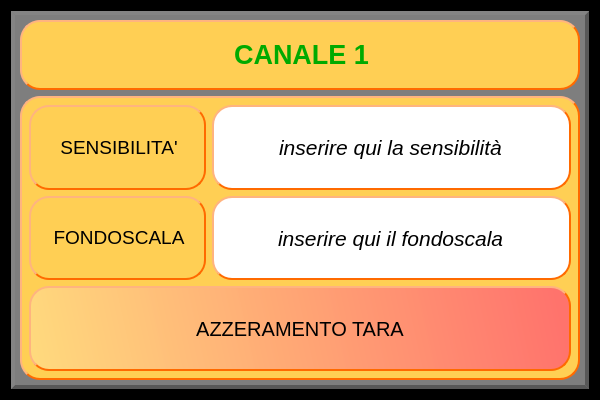
<?xml version="1.0" encoding="UTF-8"?>
<ui version="4.0">
 <class>Canale_1_Setup</class>
 <widget class="QDialog" name="Canale_1_Setup">
  <property name="windowModality">
   <enum>Qt::WindowModal</enum>
  </property>
  <property name="enabled">
   <bool>true</bool>
  </property>
  <property name="geometry">
   <rect>
    <x>0</x>
    <y>0</y>
    <width>600</width>
    <height>400</height>
   </rect>
  </property>
  <property name="sizePolicy">
   <sizepolicy hsizetype="Fixed" vsizetype="Fixed">
    <horstretch>0</horstretch>
    <verstretch>0</verstretch>
   </sizepolicy>
  </property>
  <property name="minimumSize">
   <size>
    <width>600</width>
    <height>400</height>
   </size>
  </property>
  <property name="maximumSize">
   <size>
    <width>600</width>
    <height>400</height>
   </size>
  </property>
  <property name="baseSize">
   <size>
    <width>600</width>
    <height>400</height>
   </size>
  </property>
  <property name="windowTitle">
   <string>Dialog</string>
  </property>
  <property name="autoFillBackground">
   <bool>false</bool>
  </property>
  <property name="styleSheet">
   <string notr="true">QWidget {
	background-color:rgb(0,0,0); 
}
</string>
  </property>
  <layout class="QHBoxLayout" name="horizontalLayout">
   <property name="sizeConstraint">
    <enum>QLayout::SetNoConstraint</enum>
   </property>
   <item>
    <widget class="QWidget" name="widget" native="true">
     <property name="minimumSize">
      <size>
       <width>0</width>
       <height>0</height>
      </size>
     </property>
     <property name="styleSheet">
      <string notr="true">QWidget {
	background-color:rgb(126, 126, 126); 
	border-style: outset;
    border-width: 4px;
    border-color: rgb(88, 88, 88);
}</string>
     </property>
     <layout class="QGridLayout" name="gridLayout_7">
      <item row="0" column="0">
       <layout class="QGridLayout" name="gridLayout_4">
        <property name="bottomMargin">
         <number>0</number>
        </property>
        <item row="0" column="0">
         <widget class="QLabel" name="label_ch1_setup">
          <property name="sizePolicy">
           <sizepolicy hsizetype="Expanding" vsizetype="Preferred">
            <horstretch>0</horstretch>
            <verstretch>0</verstretch>
           </sizepolicy>
          </property>
          <property name="minimumSize">
           <size>
            <width>0</width>
            <height>70</height>
           </size>
          </property>
          <property name="styleSheet">
           <string notr="true">QLabel {
    border: 2px solid black;
    border-radius: 10px;
	background-color:rgb(255, 207, 84); 
	border-style: outset;
    border-width: 2px;
    border-color: rgb(255, 106, 0);
	border-radius: 20px;
}
QLabel{
	color: rgb(0,0,0);
}</string>
          </property>
          <property name="text">
           <string>&lt;html&gt;&lt;head/&gt;&lt;body&gt;&lt;p align=&quot;center&quot;&gt;&lt;span style=&quot; font-size:20pt; font-weight:700; color:#00aa00;&quot;&gt;CANALE 1&lt;/span&gt;&lt;/p&gt;&lt;/body&gt;&lt;/html&gt;</string>
          </property>
         </widget>
        </item>
       </layout>
      </item>
      <item row="1" column="0">
       <widget class="QWidget" name="gridWidget_3" native="true">
        <property name="styleSheet">
         <string notr="true">QWidget {
    border: 2px solid black;
    border-radius: 10px;
	background-color:rgb(255, 207, 84); 
	border-style: outset;
    border-width: 2px;
    border-color: rgb(255, 106, 0);
	border-radius: 20px;
}
</string>
        </property>
        <layout class="QGridLayout" name="gridLayout_2">
         <item row="0" column="1" colspan="2">
          <layout class="QGridLayout" name="gridLayout_5">
           <item row="0" column="0">
            <widget class="QLineEdit" name="lineEdit">
             <property name="sizePolicy">
              <sizepolicy hsizetype="Expanding" vsizetype="Expanding">
               <horstretch>0</horstretch>
               <verstretch>0</verstretch>
              </sizepolicy>
             </property>
             <property name="font">
              <font>
               <pointsize>16</pointsize>
               <italic>true</italic>
              </font>
             </property>
             <property name="styleSheet">
              <string notr="true">QWidget{
	background-color:rgb(255, 255, 255); 
	border-style: outset;
    border-width: 2px;
    border-color: rgb(255, 106, 0);
	border-radius: 20;
	color: rgb(0,0,0);
}</string>
             </property>
             <property name="text">
              <string>inserire qui la sensibilità</string>
             </property>
             <property name="cursorPosition">
              <number>27</number>
             </property>
             <property name="alignment">
              <set>Qt::AlignCenter</set>
             </property>
             <property name="clearButtonEnabled">
              <bool>false</bool>
             </property>
            </widget>
           </item>
          </layout>
         </item>
         <item row="0" column="0">
          <layout class="QGridLayout" name="gridLayout">
           <item row="0" column="0">
            <widget class="QLabel" name="label_sensib_setup_ch1">
             <property name="sizePolicy">
              <sizepolicy hsizetype="Preferred" vsizetype="Preferred">
               <horstretch>0</horstretch>
               <verstretch>0</verstretch>
              </sizepolicy>
             </property>
             <property name="styleSheet">
              <string notr="true">QLabel{
	background-color:rgb(255, 207, 84); 
	border-style: outset;
    border-width: 2px;
    border-color: rgb(255, 106, 0);
	border-radius: 20px;
	color: rgb(0,0,0);
}
</string>
             </property>
             <property name="text">
              <string>&lt;html&gt;&lt;head/&gt;&lt;body&gt;&lt;p align=&quot;center&quot;&gt;&lt;span style=&quot; font-size:14pt;&quot;&gt;SENSIBILITA'&lt;/span&gt;&lt;/p&gt;&lt;/body&gt;&lt;/html&gt;</string>
             </property>
            </widget>
           </item>
          </layout>
         </item>
         <item row="3" column="0" colspan="3">
          <layout class="QGridLayout" name="gridLayout_9">
           <item row="0" column="0">
            <widget class="QPushButton" name="pushButton">
             <property name="sizePolicy">
              <sizepolicy hsizetype="Minimum" vsizetype="Expanding">
               <horstretch>0</horstretch>
               <verstretch>0</verstretch>
              </sizepolicy>
             </property>
             <property name="minimumSize">
              <size>
               <width>0</width>
               <height>70</height>
              </size>
             </property>
             <property name="font">
              <font>
               <pointsize>15</pointsize>
              </font>
             </property>
             <property name="cursor">
              <cursorShape>PointingHandCursor</cursorShape>
             </property>
             <property name="styleSheet">
              <string notr="true">QWidget{
	background-color:qlineargradient(spread:pad, x1:0, y1:1, x2:1, y2:0.965909, stop:0 rgba(255, 220, 129, 236), stop:1 rgba(255, 110, 110, 242)); 
	border-style: outset;
    border-width: 2px;
    border-color: rgb(255, 106, 0);
	border-radius: 20px;
	color: rgb(0,0,0);
}
</string>
             </property>
             <property name="text">
              <string>AZZERAMENTO TARA</string>
             </property>
            </widget>
           </item>
          </layout>
         </item>
         <item row="2" column="1" colspan="2">
          <layout class="QGridLayout" name="gridLayout_6">
           <item row="0" column="1">
            <widget class="QLineEdit" name="lineEdit_2">
             <property name="sizePolicy">
              <sizepolicy hsizetype="Expanding" vsizetype="Expanding">
               <horstretch>0</horstretch>
               <verstretch>0</verstretch>
              </sizepolicy>
             </property>
             <property name="font">
              <font>
               <pointsize>16</pointsize>
               <italic>true</italic>
              </font>
             </property>
             <property name="styleSheet">
              <string notr="true">QWidget{
	background-color:rgb(255, 255, 255); 
	border-style: outset;
    border-width: 2px;
    border-color: rgb(255, 106, 0);
	border-radius: 20;
	color: rgb(0,0,0);
}</string>
             </property>
             <property name="text">
              <string>inserire qui il fondoscala</string>
             </property>
             <property name="alignment">
              <set>Qt::AlignCenter</set>
             </property>
            </widget>
           </item>
          </layout>
         </item>
         <item row="2" column="0">
          <layout class="QGridLayout" name="gridLayout_3">
           <item row="0" column="0">
            <widget class="QLabel" name="label_fondoscala_setup_ch1">
             <property name="sizePolicy">
              <sizepolicy hsizetype="Preferred" vsizetype="Preferred">
               <horstretch>0</horstretch>
               <verstretch>0</verstretch>
              </sizepolicy>
             </property>
             <property name="styleSheet">
              <string notr="true">QLabel{
	background-color:rgb(255, 207, 84); 
	border-style: outset;
    border-width: 2px;
    border-color: rgb(255, 106, 0);
	border-radius: 20px;
	color: rgb(0,0,0);
}
</string>
             </property>
             <property name="text">
              <string>&lt;html&gt;&lt;head/&gt;&lt;body&gt;&lt;p align=&quot;center&quot;&gt;&lt;span style=&quot; font-size:14pt;&quot;&gt;FONDOSCALA&lt;/span&gt;&lt;/p&gt;&lt;/body&gt;&lt;/html&gt;</string>
             </property>
            </widget>
           </item>
          </layout>
         </item>
        </layout>
       </widget>
      </item>
     </layout>
    </widget>
   </item>
  </layout>
 </widget>
 <resources/>
 <connections/>
</ui>
